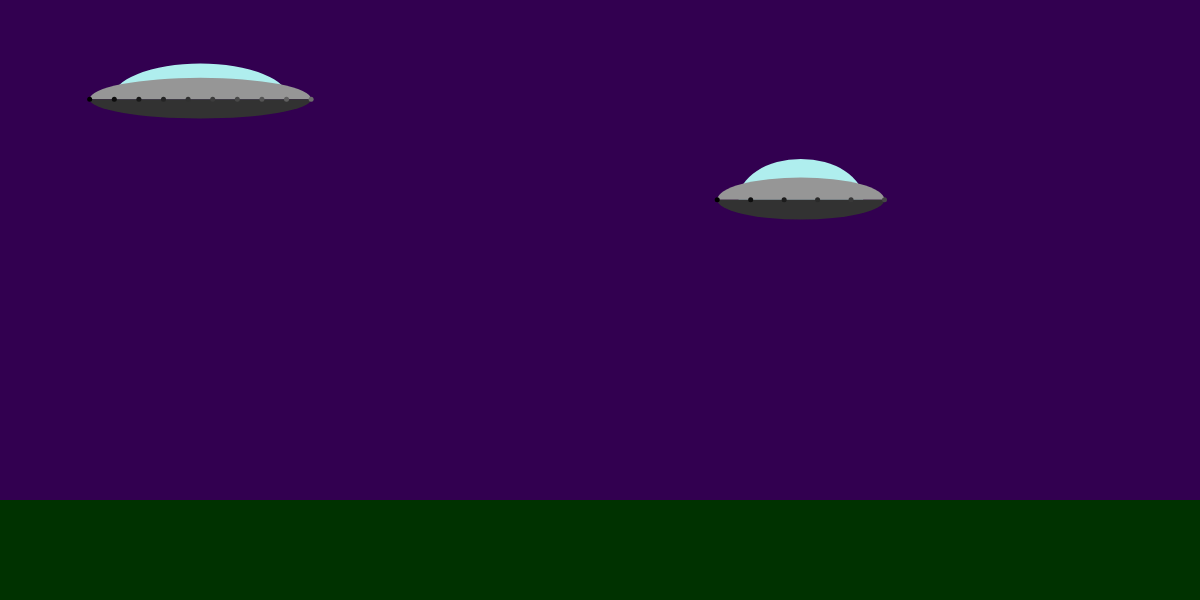
Frame 1 (no input)
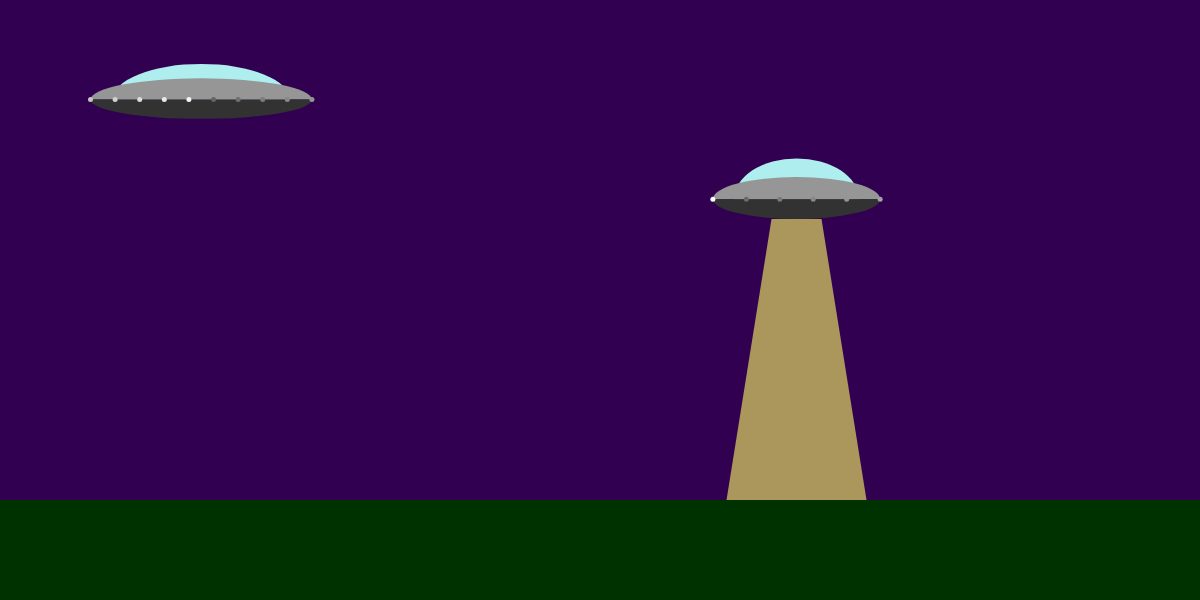
Frame 60 (no input)
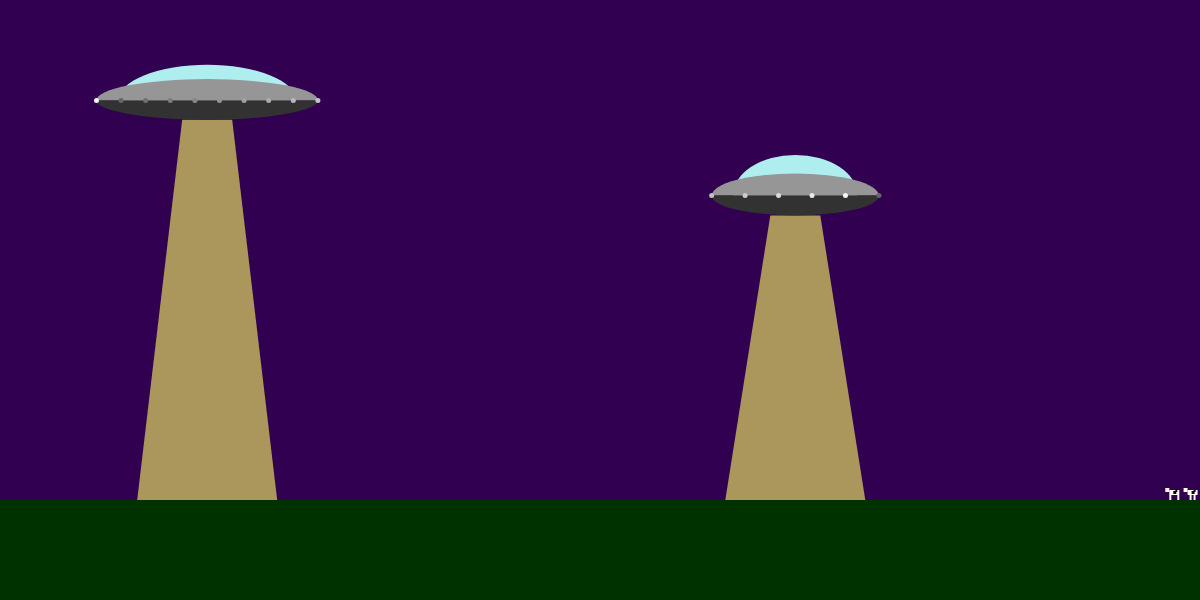
Frame 120 (the mouse pressed at the canvas centre since frame 60)

The p5.js sketch that drew these frames (run headless with seeded random() and noise() and a simulated clock; from frame 60 on, the mouse is pressed at the canvas centre):

// p5.js sketch
// ── sketch.js
//Topic 1.1 
//Object orientation revisted
//part two


var cowManager;
var flyingSaucers;


function setup()
{
    createCanvas(1200,600);
    noStroke();
    
    
    flyingSaucers = [];
    
    flyingSaucers.push(new FlyingSaucer(200,100));
    flyingSaucers.push(new FlyingSaucer(800,200));
    
    cowManager = new CowManager();

}

function draw()
{
    background(50,0,80);
    
    //draw the ground
    fill(0,50,0);
    rect(0,height - 100, width, 100);
    
    cowManager.update();
    cowManager.draw();

    
    for(var i = 0; i < flyingSaucers.length; i++)
    {
        flyingSaucers[i].hover();
        flyingSaucers[i].draw();


        if(flyingSaucers[i].beamOn)
        {   
            var b = flyingSaucers[i].getBeamBoundaries();
            cowManager.levitateCows(b, flyingSaucers[i].x, flyingSaucers[i].y);
        }
    }
    
    

}


function FlyingSaucer(x,y)
{
    //public
    this.x = x;
    this.y = y;
    this.beamOn = false;
    
    //private
    var fs_width = random(150,250);
    var fs_height = random(75,125);
    var window_width = random(0.65,0.85);
    var window_height = random(0.75,1);
    var base_height = random(0.25,0.5);
    var num_lights = floor(random(5,25));
    var light_inc = floor(random(5,10));
    var brightnesses = [];
    var beamWidth = 140;
        

    this.hover = function()
    {
        this.x += random(-1,1);
        this.y += random(-1,1); 
        
        if(!this.beamOn && random() > 0.995)
        {
            this.beamOn = true;
        }
        else if(this.beamOn && random() > 0.998)
        {
            this.beamOn = false;
        }
    }

    
    this.draw = function()
    {
        if(this.beamOn)
        {
            this.beam();
        }
        
        
        //draw the window
        fill(175,238,238);
        arc(
            this.x,
            this.y,
            fs_width * window_width,
            fs_height * window_height,
            PI,TWO_PI);

        //draw the body
        fill(150);
        arc(
            this.x,
            this.y,
            fs_width,
            fs_height/2,
            PI,TWO_PI);

        //draw the base
        fill(50);
        arc(
            this.x,
            this.y,
            fs_width,
            fs_height * base_height,
            0,PI);

        //draw the lights
        var incr = (fs_width/(num_lights -1)); 

        for(var i = 0; i < num_lights; i++)
        {

            var x = this.x - fs_width/2 + i * incr;
            fill(brightnesses[i]);
            ellipse(
                x,
                this.y,
                5,
                5
            )
            brightnesses[i] += light_inc;
            if(brightnesses[i] > 255)
            {
                brightnesses[i] = 100;
            }
        }
    }   
    
    this.beam = function()
    {
        if(random() > 0.25)
        {
            fill(255,255,100,150);
            beginShape();
            vertex(this.x - 25,this.y + fs_height * base_height * 0.5);
            vertex(this.x + 25,this.y + fs_height * base_height * 0.5);
            vertex(this.x + beamWidth/2,height - 100);
            vertex(this.x - beamWidth/2,height - 100);
            endShape();
        }
    }
    
    this.getBeamBoundaries = function()
    {
        var boundaries = [];
        boundaries.push(this.x - beamWidth/2);
        boundaries.push(this.x + beamWidth/2);
        return boundaries;
    }
    
    //////// setup code /////////
    
    for(var i = 0; i < num_lights; i++)
    {
        brightnesses.push((i * light_inc * 2)%255);
    }
}


function Cow(x,y)
{
    //public
    this.x = x;
    this.y = y;
    this.direction = random(1,2);
    this.flyingSaucerRef = null;
    this.flagForDeletion = false;
    this.isFrozen = false;
    
    //private
    var step = 0;

    if(random() > 0.5)
    {
        this.direction *= -1;    
    }
    
    
    this.draw = function()
    {
        
        push();
        translate(this.x, this.y);
        if(this.direction > 0)
        {
            scale(-1,1);
        }
        
        fill(255,250,240)
        rect(0,-10,10,5);
        
        //legs
        if(step > 5)
        {
            rect(0,-5,2,5);
            rect(8,-5,2,5);
        }
        else
        {
            rect(2,-5,2,5);
            rect(6,-5,2,5);
        }
        
        //head
        rect(-4,-12,4,4);
        
        //markings
        fill(0);
        rect(4,-9,3,3);
        rect(6,-10,2,2);

        pop();
        
    }
    
    this.walk = function()
    {
        this.x += this.direction;
        step = (step + 1)%10;
    }

}


function CowManager()
{
    this.cows = [];
    this.minCows = 10;
    
    this.update = function()
    {
        //add new cows if necessary
        if(this.cows.length < this.minCows)
        {
            this.cows.push(new Cow(width+199, height - 100));
        }
        
        for(var i = 0; i < this.cows.length; i++)
        {
            
            if(!this.cows[i].isFrozen)
            {
                if(this.cows[i].y < height - 100)
                {
                    //falling
                    this.cows[i].y += 3;
                }
                else
                {
                    //regular walking
                    this.cows[i].walk();

                    if(this.cows[i].x > width + 200)
                    {
                        this.cows[i].x = -200;
                    }
                    else if(this.cows[i].x < -200)
                    {
                        this.cows[i].x = width + 200;
                    }
                }
            }
            else
            {
                //reset for next frame
                this.cows[i].isFrozen = false;    
            }
        }
        
        //remove old cows
        for(var i = this.cows.length - 1; i >= 0; i--)
        {
            if(this.cows[i].flagForDeletion)
            {
                this.cows.splice(i,1);
            }
        }
           
        
    }
    
    this.draw = function()
    {
        for(var i = 0; i < this.cows.length; i++)
        {
            this.cows[i].draw();
        }
    }
    
    this.checkForCows = function(x1,x2)
    {
        //returns all cows between the two points
        
        var cows = [];
        
        for(var i = 0; i < this.cows.length; i++)
        {
            if(this.cows[i].x >= x1 && this.cows[i].x <= x2)
            {
                cows.push(this.cows[i]);
            }
        }
        
        return cows;
    }
    
    this.levitateCows = function(boundaries, x_anchor, y_cutoff)
    {
        var cows = this.checkForCows(boundaries[0], boundaries[1]);
        
        //hover up
        for(var i = 0 ; i < cows.length; i++)
        {
            cows[i].x = x_anchor;
            cows[i].y -= 1;
            cows[i].isFrozen = true;
            
            if(cows[i].y < y_cutoff)
            {
                cows[i].flagForDeletion = true;
            }
        }

    }

}
